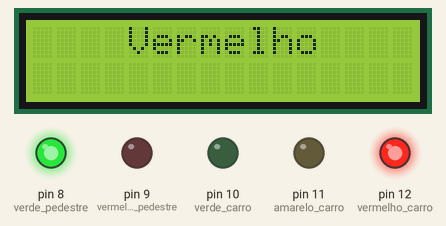
Simulated run of this sketch. Board: Arduino Uno, built with avr-gcc and run on an emulated ATmega328P. Shown: 16×2 character LCD, output pins drawn as LEDs (lit = HIGH).

Above: at 0.1 s.
At 2.1 s:
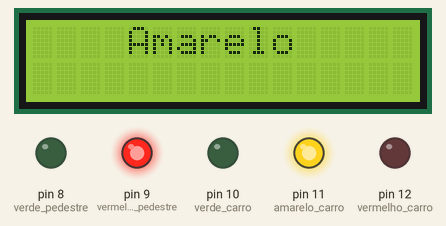
At 3.1 s:
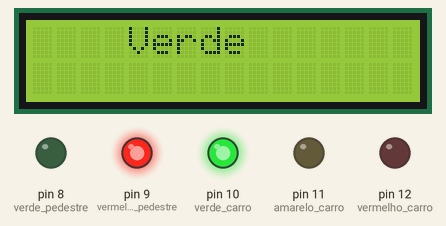
Timing chart, 0 to 130.0 s (numbered marks = the images above):
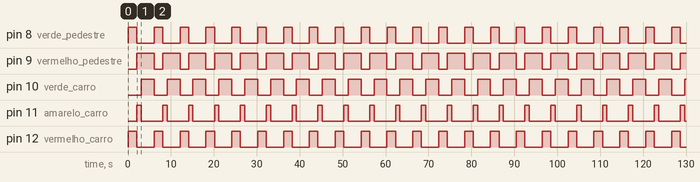

The sketch:

LCD_semaforo.ino
```cpp
#include <Wire.h>
#include <LiquidCrystal_I2C.h>

LiquidCrystal_I2C lcd(0x27, 16, 2);


void setup() {
  lcd.init(); // INICIA A COMUNICAÇÃO COM O DISPLAY
  lcd.backlight(); // LIGA A ILUMINAÇÃO DO DISPLAY
  lcd.clear(); // LIMPA O DISPLAY

// put your setup code here, to run once:
pinMode(12, OUTPUT); // vermelho carro
pinMode(11, OUTPUT); // amarelo carro
pinMode(10, OUTPUT); // verde carro
pinMode(9, OUTPUT); // vermelho pedestre
pinMode(8, OUTPUT); // verde pedestre

}

void loop() {

digitalWrite(12, 1);
lcd.setCursor(4,0);
lcd.print("Vermelho");
digitalWrite(8, 1);
delay(2000);
digitalWrite(8, 0);
digitalWrite(12, 0);
digitalWrite(11, 1);
lcd.clear(); // LIMPA O DISPLAY
lcd.setCursor(4,0);
lcd.print("Amarelo");
digitalWrite(4, 0);
digitalWrite(9, 1);
delay(1000);
digitalWrite(11, 0);
digitalWrite(10, 1);
lcd.clear(); // LIMPA O DISPLAY
lcd.setCursor(4,0);
lcd.print("Verde");
digitalWrite(8, 0);
delay(3000);
digitalWrite(10, 0);
digitalWrite(9, 0);
digitalWrite(8, 0);


}
```

Measured:
- by itself, pin 8 (verde_pedestre), pin 12 (vermelho_carro): alternates HIGH for 2.0 s and LOW for 4.0 s
- by itself, pin 9 (vermelho_pedestre): alternates HIGH for 4.0 s and LOW for 2.0 s
- by itself, pin 10 (verde_carro): alternates HIGH for 3.0 s and LOW for 3.0 s
- by itself, pin 11 (amarelo_carro): alternates HIGH for 1.0 s and LOW for 5.0 s
- what the display in image 1 shows lasts 1.0 s, from 2.1 s to 3.1 s
